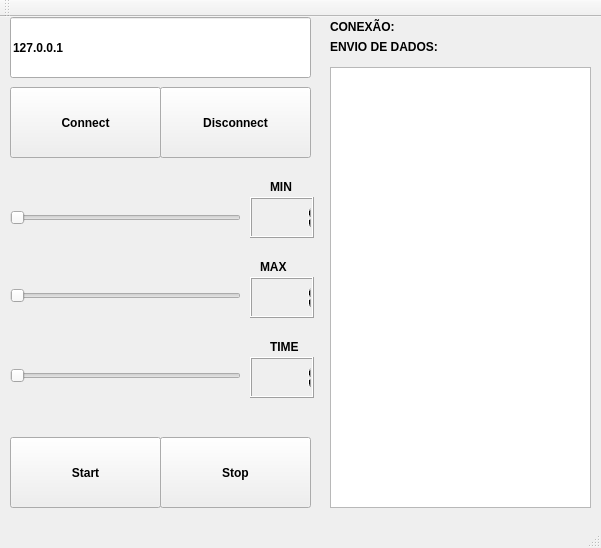
<?xml version="1.0" encoding="UTF-8"?>
<ui version="4.0">
 <class>MainWindow</class>
 <widget class="QMainWindow" name="MainWindow">
  <property name="geometry">
   <rect>
    <x>0</x>
    <y>0</y>
    <width>601</width>
    <height>548</height>
   </rect>
  </property>
  <property name="windowTitle">
   <string>MainWindow</string>
  </property>
  <widget class="QWidget" name="centralWidget">
   <widget class="QPushButton" name="connect">
    <property name="geometry">
     <rect>
      <x>10</x>
      <y>70</y>
      <width>151</width>
      <height>71</height>
     </rect>
    </property>
    <property name="font">
     <font>
      <bold>true</bold>
     </font>
    </property>
    <property name="text">
     <string>Connect</string>
    </property>
   </widget>
   <widget class="QPushButton" name="disconnect">
    <property name="geometry">
     <rect>
      <x>160</x>
      <y>70</y>
      <width>151</width>
      <height>71</height>
     </rect>
    </property>
    <property name="font">
     <font>
      <bold>true</bold>
     </font>
    </property>
    <property name="text">
     <string>Disconnect</string>
    </property>
   </widget>
   <widget class="QLineEdit" name="lineEdit">
    <property name="geometry">
     <rect>
      <x>10</x>
      <y>0</y>
      <width>301</width>
      <height>61</height>
     </rect>
    </property>
    <property name="font">
     <font>
      <bold>true</bold>
     </font>
    </property>
    <property name="text">
     <string>127.0.0.1</string>
    </property>
   </widget>
   <widget class="QSlider" name="max">
    <property name="geometry">
     <rect>
      <x>10</x>
      <y>270</y>
      <width>231</width>
      <height>18</height>
     </rect>
    </property>
    <property name="minimum">
     <number>1</number>
    </property>
    <property name="maximum">
     <number>30</number>
    </property>
    <property name="orientation">
     <enum>Qt::Horizontal</enum>
    </property>
   </widget>
   <widget class="QLabel" name="label">
    <property name="geometry">
     <rect>
      <x>270</x>
      <y>160</y>
      <width>31</width>
      <height>20</height>
     </rect>
    </property>
    <property name="font">
     <font>
      <bold>true</bold>
     </font>
    </property>
    <property name="text">
     <string>MIN</string>
    </property>
   </widget>
   <widget class="QLCDNumber" name="display_max">
    <property name="geometry">
     <rect>
      <x>250</x>
      <y>260</y>
      <width>64</width>
      <height>41</height>
     </rect>
    </property>
    <property name="intValue" stdset="0">
     <number>1</number>
    </property>
   </widget>
   <widget class="QSlider" name="time">
    <property name="geometry">
     <rect>
      <x>10</x>
      <y>190</y>
      <width>231</width>
      <height>21</height>
     </rect>
    </property>
    <property name="minimum">
     <number>1</number>
    </property>
    <property name="maximum">
     <number>30</number>
    </property>
    <property name="orientation">
     <enum>Qt::Horizontal</enum>
    </property>
   </widget>
   <widget class="QLCDNumber" name="display_min">
    <property name="geometry">
     <rect>
      <x>250</x>
      <y>340</y>
      <width>64</width>
      <height>41</height>
     </rect>
    </property>
    <property name="intValue" stdset="0">
     <number>1</number>
    </property>
   </widget>
   <widget class="QLabel" name="label_2">
    <property name="geometry">
     <rect>
      <x>260</x>
      <y>240</y>
      <width>41</width>
      <height>20</height>
     </rect>
    </property>
    <property name="font">
     <font>
      <bold>true</bold>
     </font>
    </property>
    <property name="text">
     <string>MAX</string>
    </property>
   </widget>
   <widget class="QLabel" name="label_3">
    <property name="geometry">
     <rect>
      <x>270</x>
      <y>320</y>
      <width>41</width>
      <height>20</height>
     </rect>
    </property>
    <property name="font">
     <font>
      <bold>true</bold>
     </font>
    </property>
    <property name="text">
     <string>TIME </string>
    </property>
   </widget>
   <widget class="QSlider" name="min">
    <property name="geometry">
     <rect>
      <x>10</x>
      <y>350</y>
      <width>231</width>
      <height>18</height>
     </rect>
    </property>
    <property name="minimum">
     <number>1</number>
    </property>
    <property name="maximum">
     <number>10</number>
    </property>
    <property name="value">
     <number>1</number>
    </property>
    <property name="orientation">
     <enum>Qt::Horizontal</enum>
    </property>
   </widget>
   <widget class="QPushButton" name="start">
    <property name="geometry">
     <rect>
      <x>10</x>
      <y>420</y>
      <width>151</width>
      <height>71</height>
     </rect>
    </property>
    <property name="font">
     <font>
      <bold>true</bold>
     </font>
    </property>
    <property name="text">
     <string>Start</string>
    </property>
   </widget>
   <widget class="QPushButton" name="stop">
    <property name="geometry">
     <rect>
      <x>160</x>
      <y>420</y>
      <width>151</width>
      <height>71</height>
     </rect>
    </property>
    <property name="font">
     <font>
      <bold>true</bold>
     </font>
    </property>
    <property name="text">
     <string>Stop</string>
    </property>
   </widget>
   <widget class="QLabel" name="onoff">
    <property name="geometry">
     <rect>
      <x>410</x>
      <y>0</y>
      <width>101</width>
      <height>21</height>
     </rect>
    </property>
    <property name="font">
     <font>
      <pointsize>10</pointsize>
      <bold>true</bold>
     </font>
    </property>
    <property name="text">
     <string/>
    </property>
   </widget>
   <widget class="QTextBrowser" name="textBrowser">
    <property name="geometry">
     <rect>
      <x>330</x>
      <y>50</y>
      <width>261</width>
      <height>441</height>
     </rect>
    </property>
    <property name="font">
     <font>
      <bold>true</bold>
     </font>
    </property>
   </widget>
   <widget class="QLCDNumber" name="display_time">
    <property name="geometry">
     <rect>
      <x>250</x>
      <y>180</y>
      <width>64</width>
      <height>41</height>
     </rect>
    </property>
    <property name="intValue" stdset="0">
     <number>1</number>
    </property>
   </widget>
   <widget class="QLabel" name="label_4">
    <property name="geometry">
     <rect>
      <x>330</x>
      <y>0</y>
      <width>91</width>
      <height>20</height>
     </rect>
    </property>
    <property name="font">
     <font>
      <bold>true</bold>
     </font>
    </property>
    <property name="cursor">
     <cursorShape>ArrowCursor</cursorShape>
    </property>
    <property name="text">
     <string>CONEXÃO:</string>
    </property>
    <property name="textFormat">
     <enum>Qt::AutoText</enum>
    </property>
   </widget>
   <widget class="QLabel" name="startstop">
    <property name="geometry">
     <rect>
      <x>440</x>
      <y>20</y>
      <width>81</width>
      <height>21</height>
     </rect>
    </property>
    <property name="font">
     <font>
      <pointsize>10</pointsize>
      <bold>true</bold>
     </font>
    </property>
    <property name="text">
     <string/>
    </property>
   </widget>
   <widget class="QLabel" name="label_5">
    <property name="geometry">
     <rect>
      <x>330</x>
      <y>20</y>
      <width>131</width>
      <height>20</height>
     </rect>
    </property>
    <property name="font">
     <font>
      <bold>true</bold>
     </font>
    </property>
    <property name="text">
     <string>ENVIO DE DADOS:</string>
    </property>
   </widget>
  </widget>
  <widget class="QMenuBar" name="menuBar">
   <property name="geometry">
    <rect>
     <x>0</x>
     <y>0</y>
     <width>601</width>
     <height>25</height>
    </rect>
   </property>
  </widget>
  <widget class="QToolBar" name="mainToolBar">
   <attribute name="toolBarArea">
    <enum>TopToolBarArea</enum>
   </attribute>
   <attribute name="toolBarBreak">
    <bool>false</bool>
   </attribute>
  </widget>
  <widget class="QStatusBar" name="statusBar"/>
 </widget>
 <layoutdefault spacing="6" margin="11"/>
 <resources/>
 <connections>
  <connection>
   <sender>time</sender>
   <signal>valueChanged(int)</signal>
   <receiver>display_time</receiver>
   <slot>display(int)</slot>
   <hints>
    <hint type="sourcelabel">
     <x>161</x>
     <y>273</y>
    </hint>
    <hint type="destinationlabel">
     <x>312</x>
     <y>280</y>
    </hint>
   </hints>
  </connection>
 </connections>
</ui>
